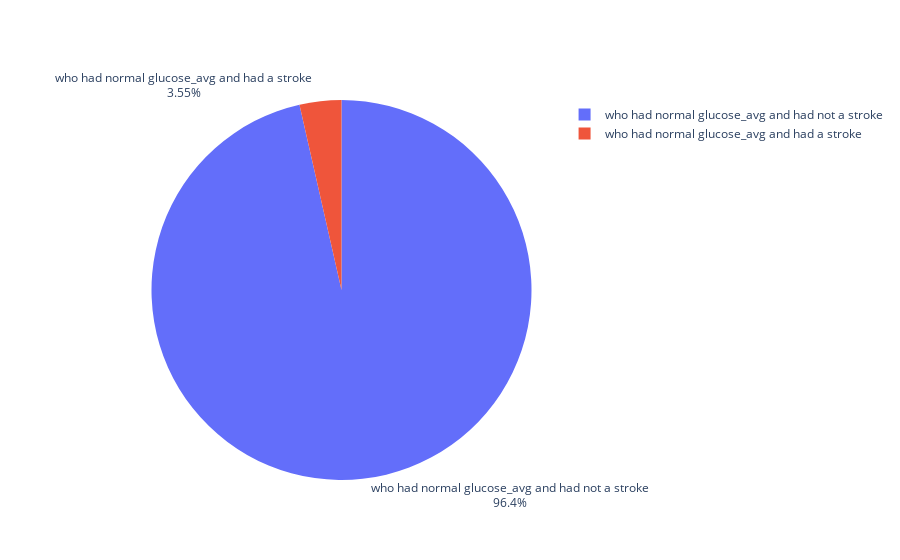

Write notebook code for a chart like this one.
### Code cell
labels = ['who had normal glucose_avg and had a stroke','who had normal glucose_avg and had not a stroke']
values = [61,1657]

fig = go.Figure(data=[go.Pie(labels=labels, values=values, textinfo='label+percent',
                             insidetextorientation='radial'
                            )])
fig.show()

### Figure 1 — Plotly figure (JSON) as saved in the notebook; plotly's stock layout.template omitted (floating-point values rounded to 4 significant figures)
{"data": [{"insidetextorientation": "radial", "labels": ["who had normal glucose_avg and had a stroke", "who had normal glucose_avg and had not a stroke"], "textinfo": "label+percent", "type": "pie", "values": [61, 1657]}], "layout": {}}
